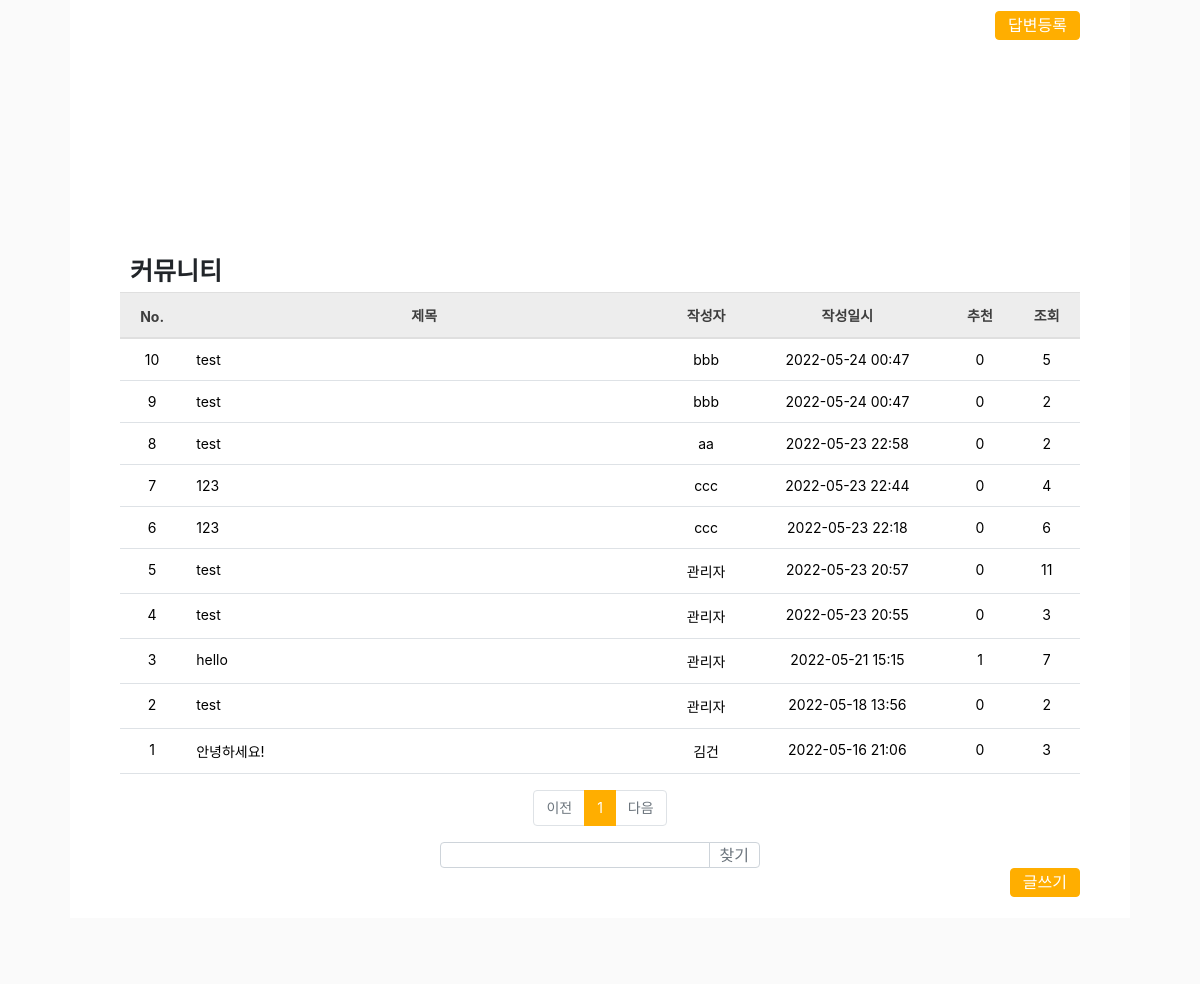
The app's page /community/detail/3/ (middle part), older data.
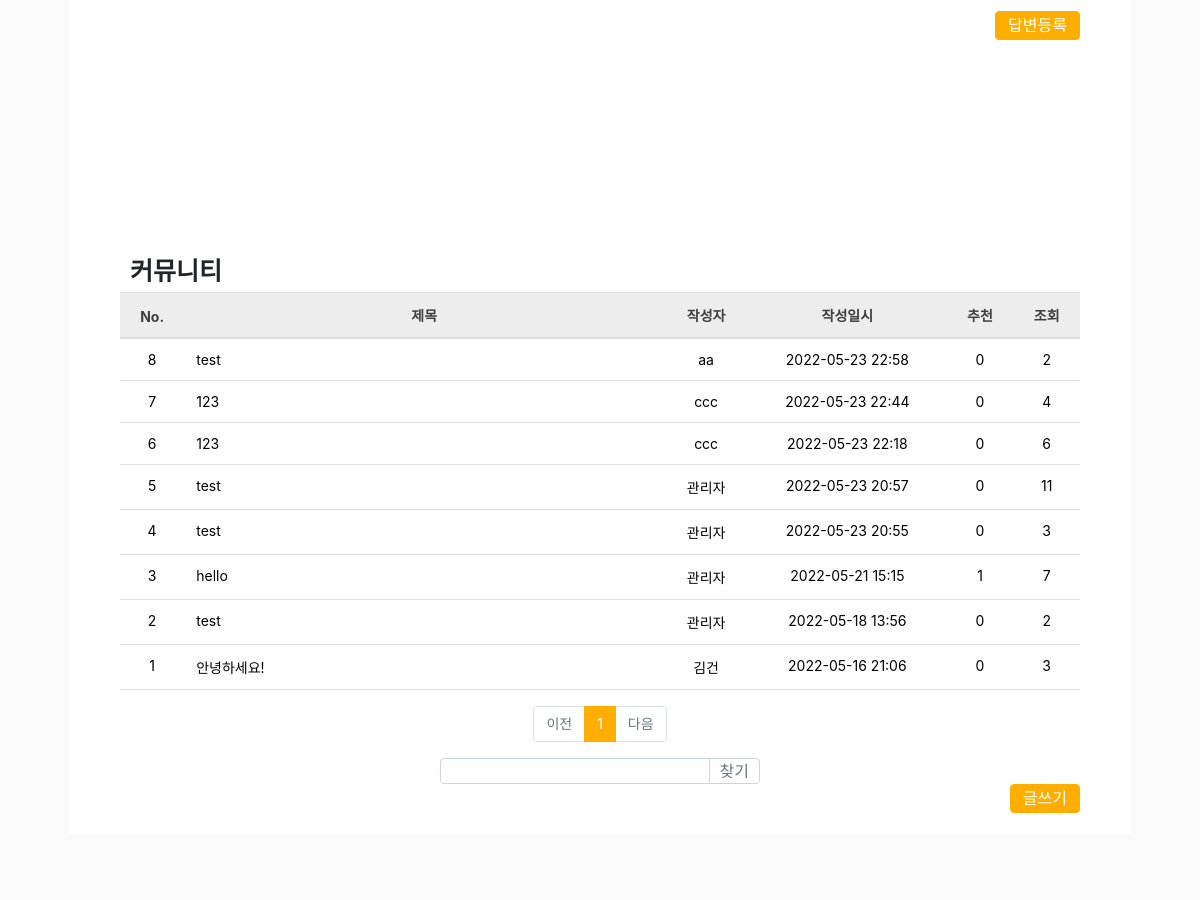
The same page, newer data.
### pybo/models.py (models this page shows)
class Community(db.Model):
    id = db.Column(db.Integer, primary_key=True)
    subject = db.Column(db.String(200), nullable=False)
    content = db.Column(db.Text(), nullable=False)
    create_date = db.Column(db.DateTime(), nullable=False)
    user_id = db.Column(db.Integer, db.ForeignKey('user.id', ondelete='CASCADE'), nullable=False)
    user = db.relationship('User', backref=db.backref('community_set'))
    modify_date = db.Column(db.DateTime(), nullable=True)
    voter = db.relationship('User', secondary=community_voter, backref=db.backref('community_voter_set'))
    file = db.Column(db.String(50))
    hits = db.Column(db.Integer, nullable=True)

class User(db.Model):
    id = db.Column(db.Integer, primary_key=True)
    username = db.Column(db.String(150), unique=True, nullable=False)
    password = db.Column(db.String(200), nullable=False)
    email = db.Column(db.String(120), unique=True, nullable=False)
    passwd_answer = db.Column(db.String(200), unique=True, nullable=False)
    location = db.Column(db.String(64), nullable=False)
    about_me = db.Column(db.Text(), nullable=False)
    create_date = db.Column(db.DateTime(), nullable=False)

### pybo/views/community_views.py (the view, shortened to what this page needs)
@bp.route('/detail/<int:community_id>/')
def detail(community_id):
    form = AnswerForm()
    community = Community.query.get_or_404(community_id)
    community.hits = community.hits + 1
    db.session.commit()
    page = request.args.get('page', type=int, default=1)
    kw = request.args.get('kw', type=str, default='')
    community_list = Community.query.order_by(Community.create_date.desc())
    community_list = community_list.paginate(page, per_page=10)
    return render_template('community/community_detail.html', community=community, form=form, community_list=community_list, page=page, kw=kw)

### pybo/forms.py
class AnswerForm(FlaskForm):
    content = TextAreaField('내용', validators=[DataRequired('내용은 필수입력 항목입니다.')])

### pybo/filter.py (called while the page is built)
def format_datetime(value, fmt='%Y-%m-%d %H:%M'):
    return value.strftime(fmt)

### pybo/views/auth_views.py (called while the page is built)
@bp.before_app_request
def load_logged_in_user():
    user_id = session.get('user_id')
    if user_id is None:
        g.user = None
    else:
        g.user = User.query.get(user_id)

### pybo/templates/community/community_detail.html (shortened to what this page needs)
{% extends 'base.html' %}
{% block content %}
<div id="container my-3">
    <div id="contents" class="div-board create">
        <div class="container-warp list">
            <form action="{{ url_for('answer.create', community_id=community.id) }}" method="post" class="my-3">
                <input type="submit" value="답변등록" class="btn btn-primary">
            </form>
        </div>
        <div class="container-warp list board">
            <div class="detail_list">커뮤니티</div>
            <table class="table">
                <thead>
                <tr class="text-center thead-dark">
                    <th>No.</th>
                    <th style="width:50%">제목</th>
                    <th>작성자</th>
                    <th>작성일시</th>
                    <th>추천</th>
                    <th>조회</th>
                </tr>
                </thead>
                <tbody>
                {% if community_list %}
                {% for community in community_list.items %}
                <tr class="text-center">
                    <td>{{ community_list.total - ((community_list.page-1) * community_list.per_page) - loop.index0 }}
                    </td>
                    <td class="text-left">
                        <a href="{{ url_for('community.detail', community_id=community.id) }}">
                            {{ community.subject}}
                    </td>
                    <td>{{ community.user.username }}</td>
                    <td>{{ community.create_date|datetime }}</td>
                    <td>{{ community.voter|length }}</td>
                    <td>{{ community.hits }}</td>
                </tr>
                {% endfor %}
                {% else %}
                <tr>
                    <td colspan="3">내용이 없습니다.</td>
                </tr>
                {% endif %}
                </tbody>
            </table>
            <ul class="pagination justify-content-center">
                {% if community_list.has_prev %}
                <li class="page-item">
                    <a class="page-link" data-page="{{ community_list.prev_num }}" href="#">이전</a>
                </li>
                {% else %}
                <li class="page-item disabled">
                    <a class="page-link" tabindex="-1" aria-disabled="true" href="#">이전</a>
                </li>
                {% endif %}
                {% for page_num in community_list.iter_pages() %}
                {% if page_num %}
                {% if page_num != community_list.page %}
                <li class="page-item">
                    <a class="page-link" data-page="{{ page_num }}" href="#">{{ page_num }}</a>
                </li>
                {% else %}
                <li class="page-item active" aria-current="page">
                    <a class="page-link" href="#">{{ page_num }}</a>
                </li>
                {% endif %}
                {% else %}
                <li class="disabled">
                    <a class="page-link" href="#">...</a>
                </li>
                {% endif %}
                {% endfor %}
                {% if community_list.has_next %}
                <li class="page-item">
                    <a class="page-link" data-page="{{ community_list.next_num }}" href="#">다음</a>
                </li>
                {% else %}
                <li class="page-item disabled">
                    <a class="page-link" tabindex="-1" aria-disabled="true" href="#">다음</a>
                </li>
                {% endif %}
            </ul>
            <div class="col-4 input-group">
                <input type="text" class="form-control kw" value="{{ kw or '' }}" style="width:0;height:12px;">
                <div class="input-group-append">
                    <button class="btn btn-outline-secondary" type="button" id="btn_search">찾기</button>
                </div>
            </div>
            <a href="{{ url_for('community.create') }}" class="btn btn-primary">글쓰기</a>
        </div>
    </div>
</div>
{% endblock %}

### pybo/templates/base.html (shortened to what this page needs)
<!doctype html>
<html lang="ko">
<head>
    <link rel="stylesheet" href="{{ url_for('static', filename='bootstrap.min.css') }}">
    <link rel="stylesheet" href="{{ url_for('static', filename='style.css') }}">
</head>
<body style="overflow-x: hidden">
{% block content %}
{% endblock %}
</body>
</html>

### pybo/static/style.css (style rules this page uses)
html { scroll-behavior: smooth; }
form { margin: 0 auto; }
a:link { text-decoration: none; }
.text-center a { color:#000; }
.btn-primary,.page-item.active .page-link { background-color:#ffae00;border-color:#ffae00; }
.btn-primary { position:relative;float:right;line-height:15px; }
.btn.btn-outline-secondary { padding:0px 10px;border-color: #ced4da;; }
.table td { border-top: 0px;border-bottom: 1px solid #dee2e6; }
.table .thead-dark th { color: #3e3e3e;background-color: #ededed;border-color: #dfdfdf; }
.col-4.input-group { position:relative;display: flex;margin:0 auto; }
.form-control.kw { height:15px }
.div-board.create { padding: 30px; }
.container-warp.list { padding:20px; }
.div-board.create .form-control { width:935px;height:150px; }
.div-board { width:100%;margin: 0 auto 0 auto;box-sizing: border-box;padding: 50px 30px 200px 30px;position: relative;text-align: left;max-width: 1060px;background-color:#fff; }
.container-warp.list.board { margin-top:200px; }
.detail_list { font-size: 25px;font-weight: 900;margin-left: 10px;margin-bottom: 5px; }

Row changes from the older to the newer data that the page shows:
removed Community: total "10", subject "test", user.username "bbb", create_date "2022-05-24 00:47", voter|length "0", hits "5"
removed Community: total "9", subject "test", user.username "bbb", create_date "2022-05-24 00:47", voter|length "0", hits "2"
